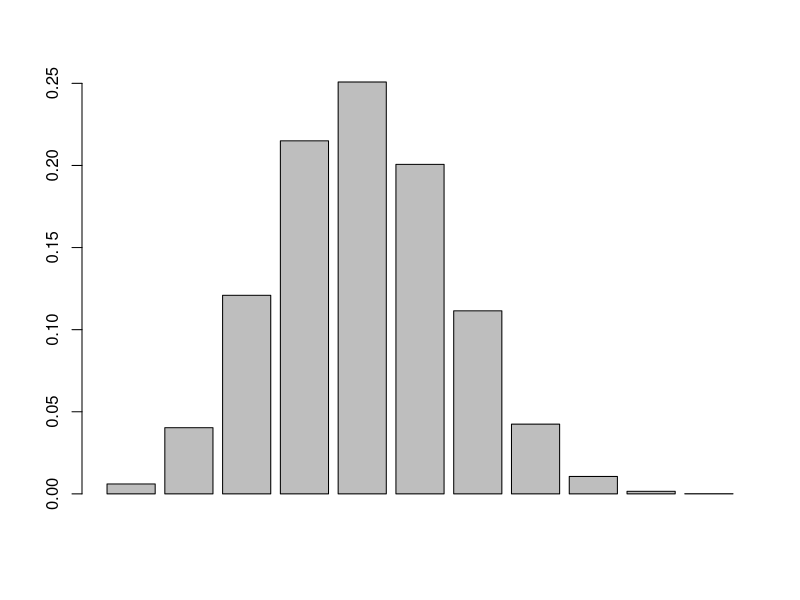

The R source for this figure:
## ---- chunk 1
p <- 0.4
n <- 10
## pt 1 
dbinom(x = 0:n, n, prob = p)  ## pdf
## pt 2
barplot(dbinom(x = 0:n, n, prob = p))
## pt 3
dbinom(x = 6, n, p)
## pt 4
pbinom(3,n,p)
